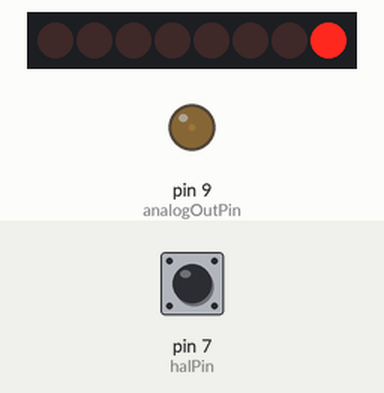
This sketch was run on a simulated Arduino Uno, built with avr-gcc and run on an emulated ATmega328P. On the bench: 8 shift-register outputs drawn as a row of LEDs (first output left, lit = HIGH), output pins drawn as LEDs (lit = HIGH). Wiring (inferred from the names in the program): shift register (74HC595): data pin 2; shift clock pin 3; latch pin 5. Wiring (inferred from the signals the program sends): row of LEDs: on Q0, Q1, Q2, Q3, Q4, Q5, Q6, Q7. The test bench sets the inputs (shaded band); at power-on: pin 7 (halPin) HIGH. Pins used as bus, display or sensor lines are not drawn.

Above: at 0.05 s.
At 4.95 s:
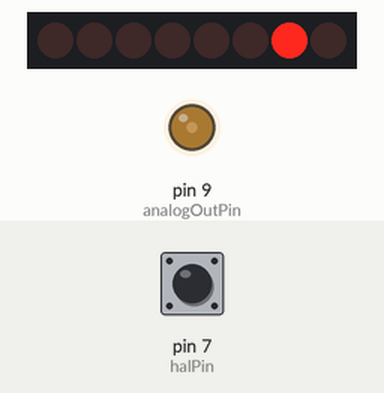
At 9.96 s:
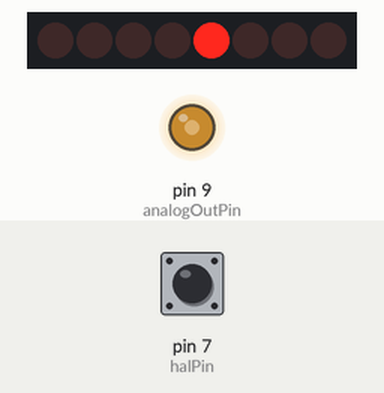
At 19.97 s:
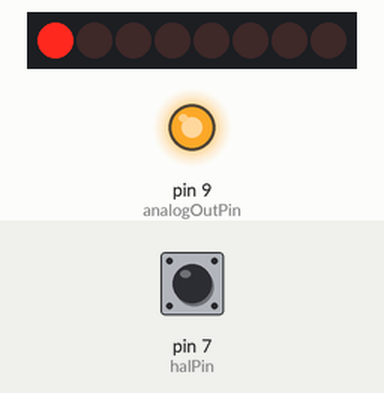
At 29.88 s:
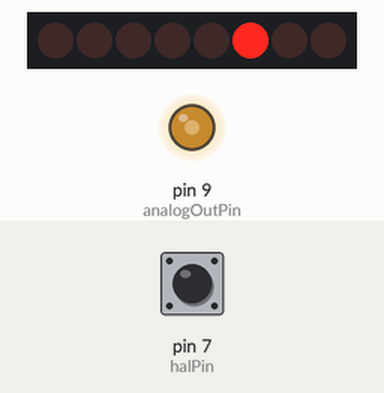
At 39.9 s:
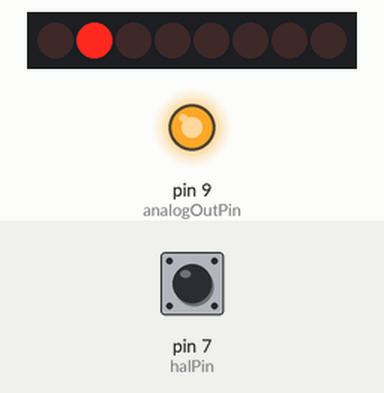
Timing chart, 0 to 40.0 s (numbered marks = the images above):
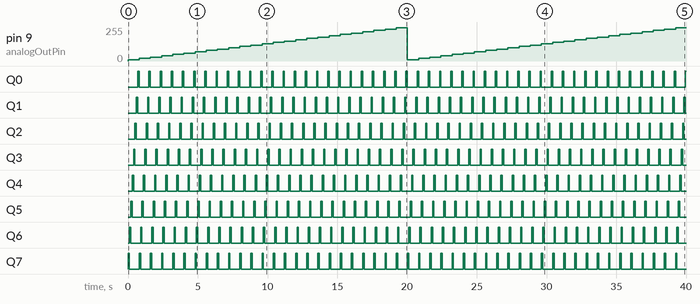

The sketch:

tpic6c595.ino
```cpp
//**************************************************************//
//  Name    : shiftOutCode, Hello World
//  Author  : Carlyn Maw,Tom Igoe, David A. Mellis
//  Date    : 25 Oct, 2006
//  Modified: 23 Mar 2010
//  Version : 2.0
//  Notes   : Code for using a 74HC595 Shift Register           //
//          : to count from 0 to 255
//****************************************************************

//Pin connected to ST_CP of 74HC595
int latchPin = 5;
//Pin connected to SH_CP of 74HC595
int clockPin = 3;
////Pin connected to DS of 74HC595
int dataPin = 2;
int enablePin = 4;
int clearPin = 6;

int halPin = 7;
int analogOutPin = 9; // Analog output pin that the LED is attached to
int outputValue = 10;

void setup() {
  //set pins to output so you can control the shift register
  pinMode(latchPin, OUTPUT);
  pinMode(clockPin, OUTPUT);
  pinMode(dataPin, OUTPUT);
  pinMode(enablePin, OUTPUT);
  pinMode(halPin, INPUT);
  digitalWrite(halPin,HIGH);

}

void loop() {
  // count from 0 to 255 and display the number
  // on the LEDs
  int hal = digitalRead(halPin);

    analogWrite(analogOutPin, outputValue);
    outputValue += 10;
    outputValue  = (outputValue > 255) ? 10 : outputValue;
  if( hal == 0){
    for (int numberToDisplay = 1; numberToDisplay < 256; numberToDisplay=numberToDisplay*2) {
      // take the latchPin low so
      // the LEDs don't change while you're sending in bits:
      digitalWrite(enablePin, HIGH);
      digitalWrite(latchPin, LOW);
      digitalWrite(clearPin, LOW);
      digitalWrite(clearPin,HIGH);

      // shift out the bits:
      shiftOut(dataPin, clockPin, MSBFIRST, numberToDisplay);


      //take the latch pin high so the LEDs will light up:
      digitalWrite(latchPin, HIGH);
      //delay(1);
       digitalWrite(latchPin, LOW);
       digitalWrite(enablePin, LOW);

      // pause before next value:
      delay(100);
    }
  }else{
    for (int numberToDisplay = 1; numberToDisplay < 256; numberToDisplay=numberToDisplay*2) {
      // take the latchPin low so
      // the LEDs don't change while you're sending in bits:
      digitalWrite(enablePin, HIGH);
      digitalWrite(latchPin, LOW);
      digitalWrite(clearPin, LOW);
      digitalWrite(clearPin,HIGH);

      // shift out the bits:
      shiftOut(dataPin, clockPin, LSBFIRST, numberToDisplay );


      //take the latch pin high so the LEDs will light up:
      digitalWrite(latchPin, HIGH);
      //delay(1);
       digitalWrite(latchPin, LOW);
       digitalWrite(enablePin, LOW);

      // pause before next value:
      delay(100);
    }


  }
}
```

Measured:
- by itself, Q0–7: alternates HIGH for 0.10 s and LOW for 0.70 s
- by itself, pin 9 (analogOutPin): 0/255 → 10/255 at 0.00 s, → 20/255 0.80 s later, → 30/255 0.80 s later, → 40/255 0.80 s later, … (50 changes in this stretch)
